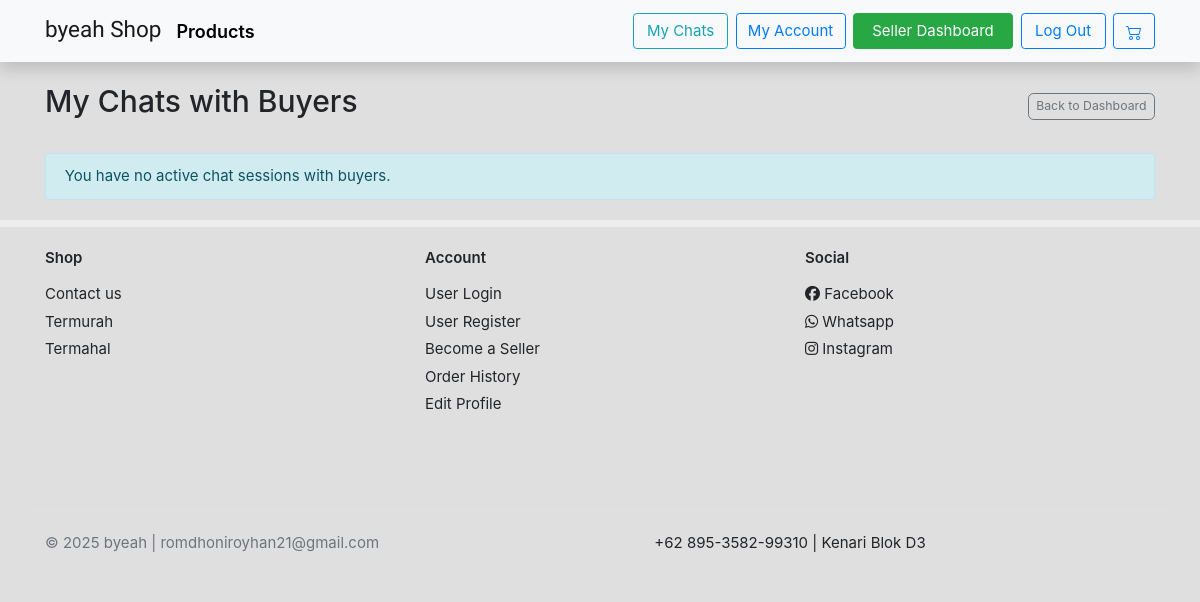
The page /chat/seller/my-chats/ (signed in) on the database as committed earlier.
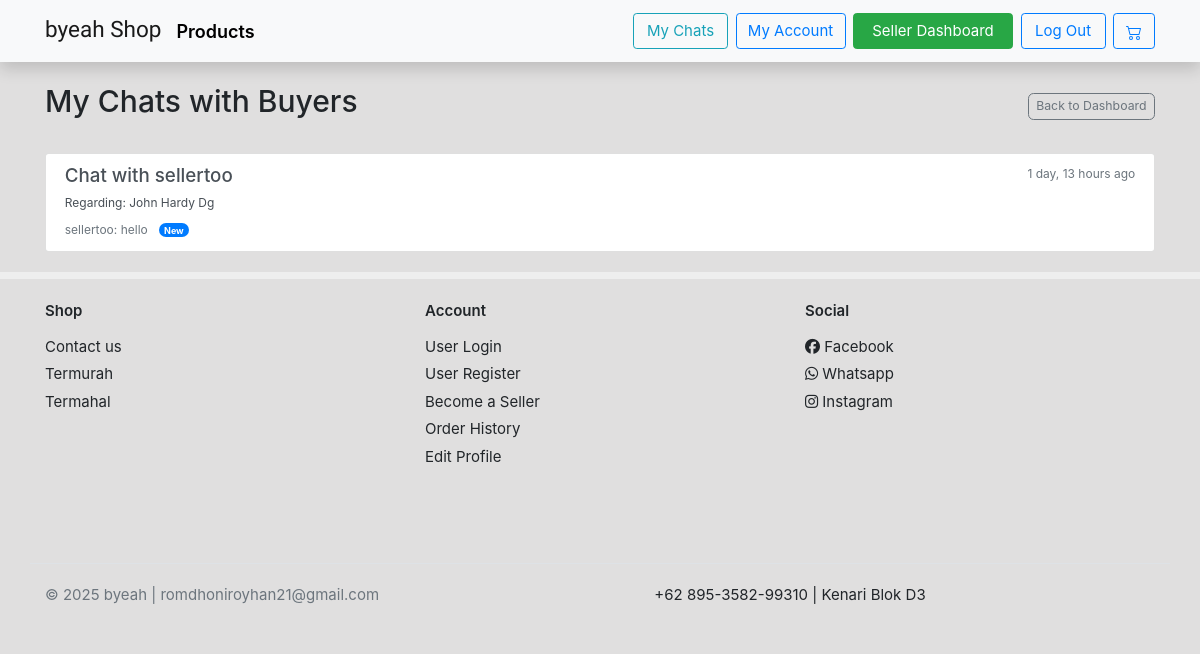
The same page on the database as committed later.
### chat/models.py (models this page shows, shortened)
class ChatSession(models.Model):
    buyer = models.ForeignKey(User, related_name='buyer_chat_sessions', on_delete=models.CASCADE)
    seller = models.ForeignKey(User, related_name='seller_chat_sessions', on_delete=models.CASCADE)
    product = models.ForeignKey(Product, related_name='chat_sessions', on_delete=models.SET_NULL, null=True, blank=True)
    created_at = models.DateTimeField(auto_now_add=True) # Timestamp of session creation
    updated_at = models.DateTimeField(auto_now=True) # Timestamp of the last message or update
    class Meta:
        unique_together = ('buyer', 'seller', 'product') # Prevents multiple sessions for the same context if product is involved
        ordering = ['-updated_at'] # Order sessions by the most recently active

class ChatMessage(models.Model):
    session = models.ForeignKey(ChatSession, related_name='messages', on_delete=models.CASCADE)
    sender = models.ForeignKey(User, related_name='sent_messages', on_delete=models.CASCADE)
    content = models.TextField()
    timestamp = models.DateTimeField(auto_now_add=True)
    is_read = models.BooleanField(default=False)
    class Meta:
        ordering = ['timestamp']

### home/models.py (models this page shows, shortened)
class Product(models.Model):
    category        = models.ForeignKey(Category,related_name='product', on_delete=models.CASCADE)
    seller          = models.ForeignKey(User, related_name='products', on_delete=models.CASCADE, null=True, blank=True)
    name            = models.CharField(max_length=255,unique=True)
    old_price       = models.DecimalField(blank=True,null=True,max_digits=12,decimal_places=2)
    price           = models.DecimalField(max_digits=12,decimal_places=2)
    main_image      = models.ImageField(upload_to='images/', blank=True, null=True)
    description     = models.TextField()
    upload_time     = models.DateField(auto_now_add=True)
    stock           = models.IntegerField(default=1)
    slug            = models.SlugField(blank=True)

### chat/views.py (the view)
# urls.py: path('seller/my-chats/', views.seller_chat_list_view, name='seller_chat_list'),
@login_required
@seller_required # Ensure only sellers can access this
def seller_chat_list_view(request):
    chat_sessions = ChatSession.objects.filter(
        seller=request.user
    ).select_related('buyer', 'product').order_by('-updated_at')
    context = {
        'chat_sessions': chat_sessions,
        'page_title': "My Chats with Buyers"
    }
    return render(request, 'chat/seller_chat_list.html', context)

### templates/chat/seller_chat_list.html (shortened to what this page needs)
{% extends 'base.html' %}
{% load static %}
{% load humanize %}
{% block content %}
<section class="under-nav">
    <div class="container mt-4">
        <header class="mb-4 d-flex justify-content-between align-items-center">
            <h2 class="card-title">{{ page_title|default:"My Chats" }}</h2>
            <a href="{% url 'customers:seller_dashboard' %}" class="btn btn-outline-secondary btn-sm">Back to Dashboard</a>
        </header>
        {% if chat_sessions %}
            <div class="list-group">
                {% for session in chat_sessions %}
                    <a href="{% url 'chat:chat_session' session.id %}" class="list-group-item list-group-item-action flex-column align-items-start">
                        <div class="d-flex w-100 justify-content-between">
                            <h5 class="mb-1">Chat with {{ session.buyer.username }}</h5>
                            <small class="text-muted">{{ session.updated_at|timesince }} ago</small>
                        </div>
                        {% if session.product %}
                            <p class="mb-1"><small>Regarding: {{ session.product.name }}</small></p>
                        {% endif %}
                        {% with last_message=session.messages.last %}
                            {% if last_message %}
                                <small class="text-muted">
                                    {{ last_message.sender.username }}: {{ last_message.content|truncatewords:10 }}
                                    {% if not last_message.is_read and last_message.sender != request.user %}
                                        <span class="badge badge-pill badge-primary ml-2">New</span>
                                    {% endif %}
                                </small>
                            {% else %}
                                <small class="text-muted">No messages yet.</small>
                            {% endif %}
                        {% endwith %}
                    </a>
                {% endfor %}
            </div>
        {% else %}
            <div class="alert alert-info mt-3" role="alert">
                You have no active chat sessions with buyers.
            </div>
        {% endif %}
    </div>
</section>
{% endblock content %}

Rows that differ between the two databases and show on the page:
added ChatSession: buyer.username "sellertoo", updated_at "1 day, 13 hours", product.name "John Hardy Dg", messages.last.sender.username "sellertoo", messages.last.content "hello"
Other text that changed with them:
text no longer shown: "You have no active chat sessions with buyers."
